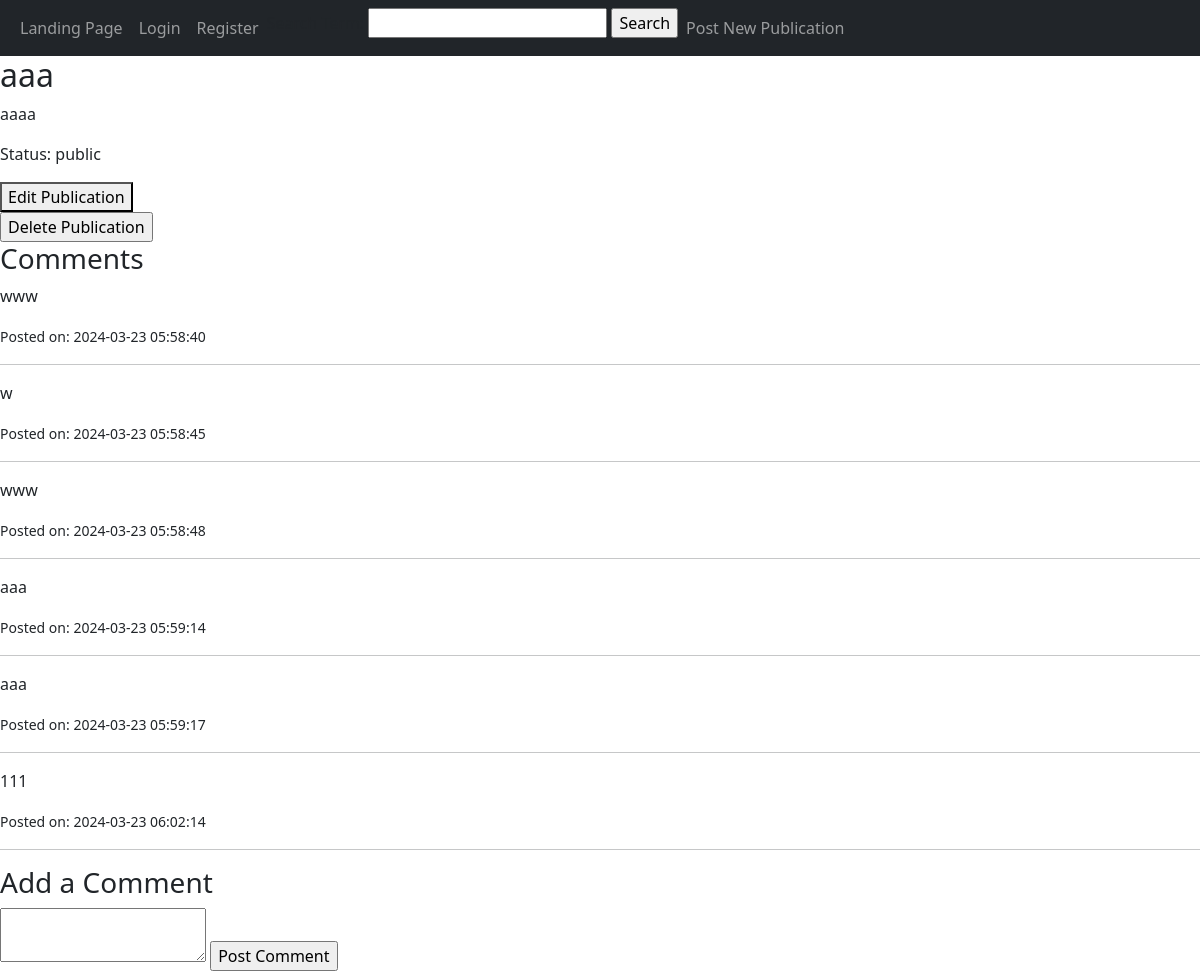
Screenshot of /Publication/view/12 with the database file from the repository.
### tables this page shows
CREATE TABLE `publication` (
  `publication_id` int(11) NOT NULL,
  `profile_id` int(11) DEFAULT NULL,
  `publication_title` varchar(255) DEFAULT NULL,
  `publication_text` text DEFAULT NULL,
  `timestamp` timestamp NOT NULL DEFAULT current_timestamp() ON UPDATE current_timestamp(),
  `publication_status` enum('public','private') DEFAULT NULL
);

CREATE TABLE `publication_comment` (
  `publication_comment_id` int(11) NOT NULL,
  `profile_id` int(11) DEFAULT NULL,
  `publication_id` int(11) DEFAULT NULL,
  `comment_text` varchar(255) DEFAULT NULL,
  `timestamp` timestamp NOT NULL DEFAULT current_timestamp() ON UPDATE current_timestamp()
);

### app/core/Controller.php (called while the page is built, shortened)
<?php
class Controller{
	function view($name, $data=null){
		include('app/views/' . $name . '.php');
	}
}

### app/controllers/Publication.php (called while the page is built, shortened)
<?php
class Publication extends \app\core\Controller{
     public function displayPublicationById($id) {
        $publication_id = intval($id);
        $publication = \app\models\Publication::getPublicationById($publication_id);
        $comments = \app\models\Comment::getComments($publication_id);
        $this->view('Publication/view', ['publication' => $publication, 'comments' => $comments]);
    }
}

### app/core/App.php (called while the page is built, shortened)
<?php
class App{
    private $routes = [];
    public function addRoute($url,$handler){
        $url = preg_replace('/{([^\/]+)}/', '(?<$1>[^\/]+)', $url);
        $this->routes[$url] = $handler;
    }
    public function resolve($url){
        $matches = [];
        foreach ($this->routes as $routePattern => $controllerMethod) {
            if(preg_match("#^$routePattern$#", $url, $matches)){
                $namedParams = array_filter($matches,
                    function($key) {
                        return !is_numeric($key);
                    }
                    , ARRAY_FILTER_USE_KEY);
                return [$controllerMethod, $namedParams];
            }
        }
        return false;
    }
    function __construct(){
        $url = $_GET['url'];
        [$controllerMethod, $namedParams] = $this->resolve($url);
        [$controller,$method] = explode(',', $controllerMethod);
        $controllerInstance = new $controller();
        call_user_func_array([$controllerInstance, $method], $namedParams);
    }
}

### index.php (called while the page is built, shortened)
<?php
new App();

### app/core/autoload.php (called while the page is built, shortened)
<?php
spl_autoload_register(
    function($class_name){
        $class_name = str_replace('\\', DIRECTORY_SEPARATOR, $class_name);
        if(file_exists($class_name.'.php')){
            return true;
        }
        else
        {
            return false;
        }
    }
);

### app/core/Model.php (called while the page is built, shortened)
<?php
class Model {
    protected static $_conn = null;
    protected static function getConnection() {
        if (self::$_conn === null) {
            $host = 'localhost';
            $dbname = 'assignment2';
            $user = 'root';
            $pass = '';
            try {
                self::$_conn = new PDO("mysql:host=$host;dbname=$dbname", $user, $pass);
                self::$_conn->setAttribute(PDO::ATTR_ERRMODE, PDO::ERRMODE_EXCEPTION);
            } catch (PDOException $e) {
                echo $e->getMessage();
                exit;
            }
        }
        return self::$_conn;
    }
}

### app/models/Publication.php (called while the page is built, shortened)
<?php
class Publication extends \app\core\Model{
    public static function getPublicationById($publicationId) {
        $SQL = 'SELECT * FROM publication WHERE publication_id = :publication_id';
        $STMT = self::getConnection()->prepare($SQL);
        $data = ['publication_id' => $publicationId];
        $STMT->execute($data);
        $STMT->setFetchMode(PDO::FETCH_CLASS, 'app\models\Publication');
        return $STMT->fetch();
    }
}

### app/models/Comment.php (called while the page is built, shortened)
<?php
class Comment extends \app\core\Model{
    public static function getComments($publicationId) {
        $SQL = 'SELECT * FROM publication_comment WHERE publication_id = :publication_id';
        $STMT = self::getConnection()->prepare($SQL);
        $data = [
            'publication_id' => $publicationId
        ];
        $STMT->execute($data);
        return $STMT->fetchAll(PDO::FETCH_CLASS, 'app\models\Comment');
    }
}

### app/views/Publication/View.php (the view, shortened to what this page needs)
<?php include('app/views/header.php'); ?>
<h2><?= htmlspecialchars($publication->publication_title) ?></h2>
<p><?= nl2br(htmlspecialchars($publication->publication_text)) ?></p>
<p>Status: <?= htmlspecialchars($publication->publication_status) ?></p>
<button onclick="location.href='/Publication/edit/<?= $publication->publication_id ?>'" type="button">Edit Publication</button>
<form action="/Publication/delete" method="POST">
     <input type="submit" name="action" value="Delete Publication">
</form>
<section id="comments">
    <h3>Comments</h3>
    <?php foreach ($comments as $comment): ?>
        <div class="comment">
            <?php if (isset($_SESSION['user_id'])&&(new \app\models\Profile())->getForUser($_SESSION['user_id'])->profile_id == $comment->profile_id): ?>
                <form action="/Comment/update/<?= $comment->publication_comment_id ?>" method="POST">
                    <textarea name="text" required><?= htmlspecialchars($comment->comment_text) ?></textarea>
                    <br>
                    <button type="submit">Update</button>
                </form>
                <form action="/Comment/delete/<?= $comment->publication_comment_id ?>" method="POST" style="display: inline;">
                    <button type="submit">Delete</button>
                </form>
            <?php else: ?>
                <p><?= htmlspecialchars($comment->comment_text) ?></p>
            <?php endif; ?>
            <small>Posted on: <?= htmlspecialchars($comment->timestamp) ?></small>
            <br>
            <hr width="100%" size="2" color="blue" noshade>
        </div>
    <?php endforeach; ?>
</section>
<section id="add-comment">
    <h3>Add a Comment</h3>
    <form action="/Comment/add/<?= $publication->publication_id ?>" method="POST">
        <textarea name="text" required></textarea>
        <input type="submit" value="Post Comment">
    </form>
</section>
</body>
</html>

### app/views/header.php (shortened to what this page needs)
<!DOCTYPE html>
<html lang="en">
<head>
    <link href="https://cdn.jsdelivr.net/npm/bootstrap@5.3.2/dist/css/bootstrap.min.css" rel="stylesheet"
>
</head>
<body>
    <nav class="navbar navbar-expand-sm bg-dark navbar-dark">
        <div class="container-fluid">
            <ul class="navbar-nav">
                <li class="nav-item">
                    <a class="nav-link" href="/Main/index">Landing Page</a>
                </li>
                <?php
                if(isset($_SESSION['user_id'])){
                    echo '<li class="nav-item">
                    <a class="nav-link" href="/User/logout">Logout</a>
                </li>
                <li class="nav-item">
                    <a class="nav-link" href="/Profile/index">Profile</a>
                </li>';
               }else{
                    echo '<li class="nav-item">
                            <a class="nav-link" href="/User/login">Login</a>
                        </li>
                        <li class="nav-item">
                            <a class="nav-link" href="/User/register">Register</a>
                        </li>';
               }
                ?>
                <li class="nav-item">
                <form action="/Publication/search" method="POST">
                    <label for="search">Search Term:</label>
                    <input type="text" id="search" name="search" required>
                    <input type="submit" value="Search">
                </form>
                </li>
                <li class="nav-item">
                    <a class="nav-link" href="/Publication/create">Post New Publication</a>
                </li>
            </ul>
        </div>
    </nav>

### rows the page displays
publication: publication_title "aaa", publication_text "aaaa", publication_status "public"
publication_comment: comment_text "www", timestamp "2024-03-23 05:58:40"
publication_comment: comment_text "w", timestamp "2024-03-23 05:58:45"
publication_comment: comment_text "www", timestamp "2024-03-23 05:58:48"
publication_comment: comment_text "aaa", timestamp "2024-03-23 05:59:14"
publication_comment: comment_text "aaa", timestamp "2024-03-23 05:59:17"
publication_comment: comment_text "111", timestamp "2024-03-23 06:02:14"
